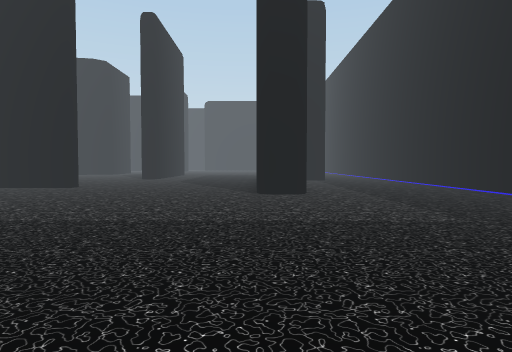
View 1 (above)

24 first-person views from a walk through a 3-D level made in the Unity game engine. The camera is 1.3 m above the floor, tilts 2° down and sees 75° across. The floor is counted in squares, 2 m on a side. Each view is taken from the middle of a square. On the plan, view 1 faces up. The plan holds only what a view shows up to about 10 squares ahead; the rest is blank. The place goes on beyond the plan. The player is left out. Some surface patterns are stand-ins.

View 2
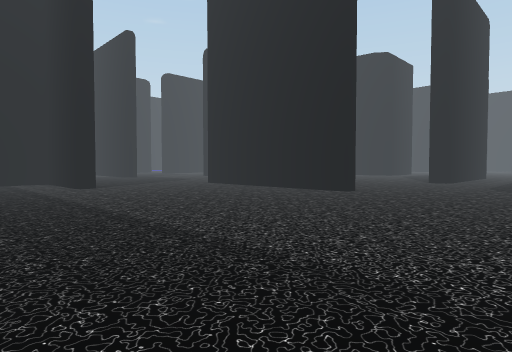

View 3
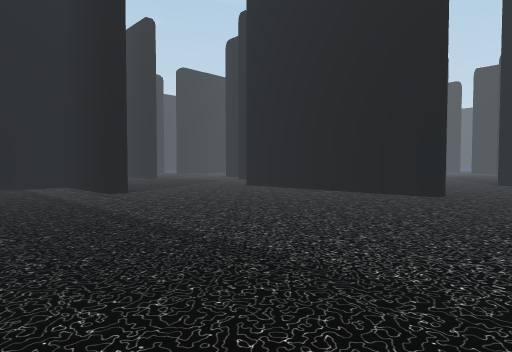

View 4
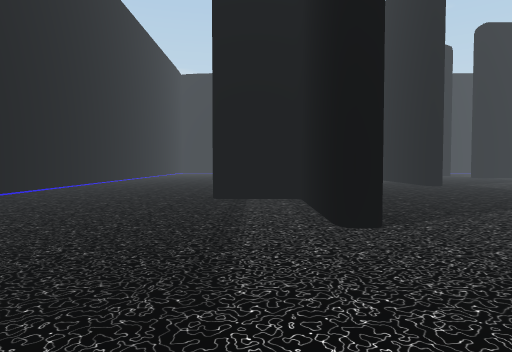

View 5
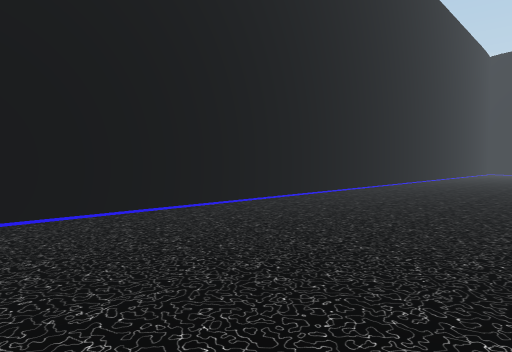

View 6
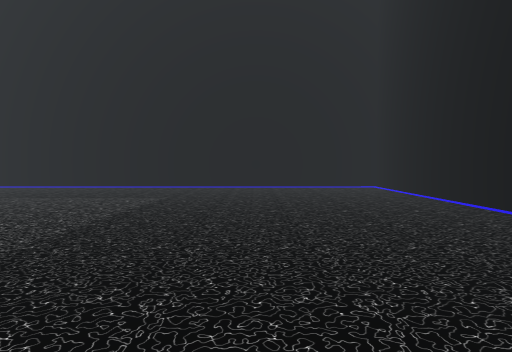

View 7
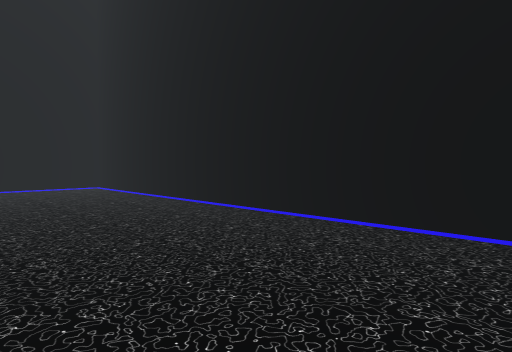

View 8
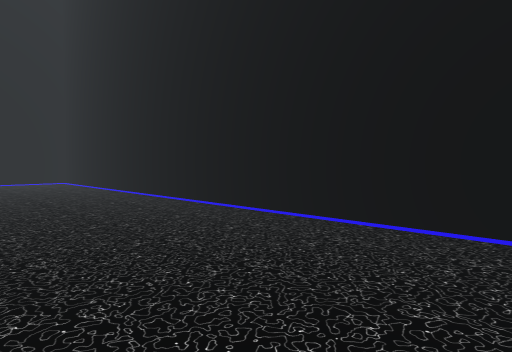

View 9
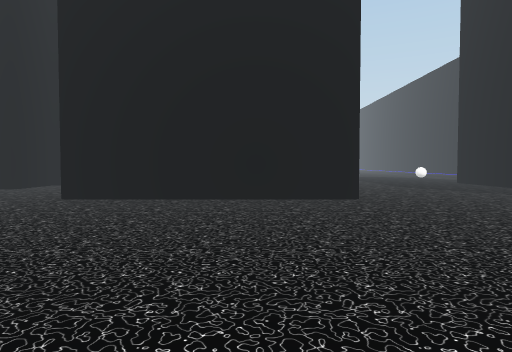

View 10
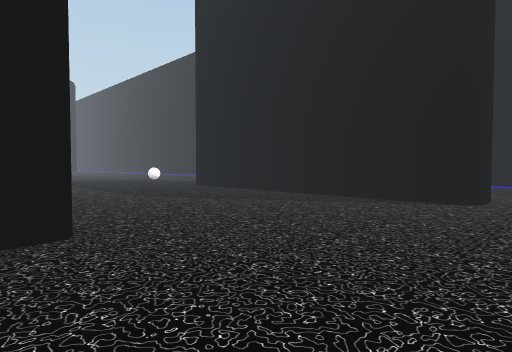

View 11
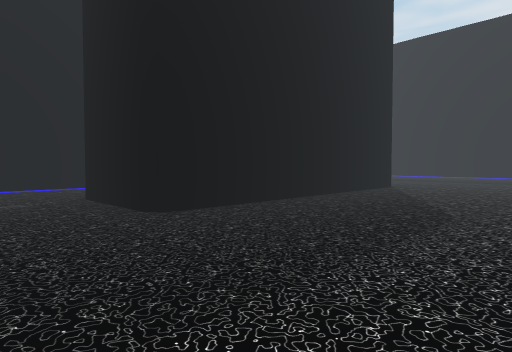

View 12
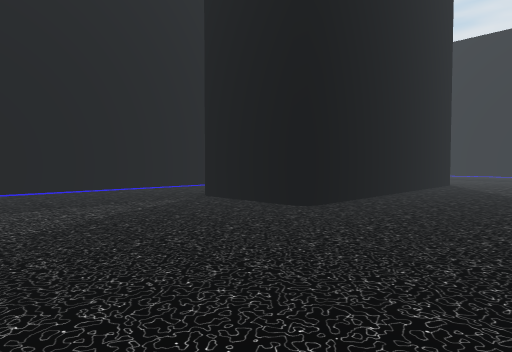

View 13
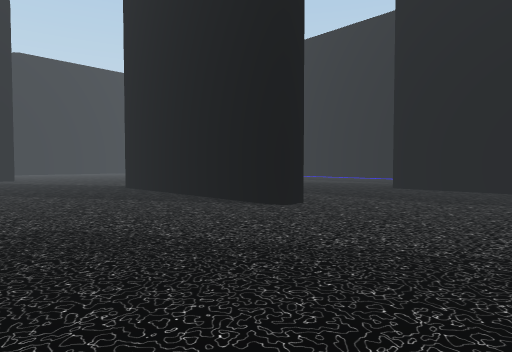

View 14
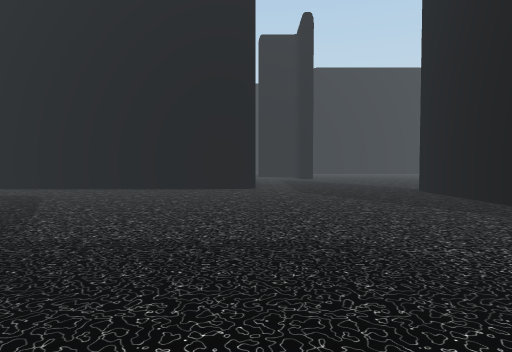

View 15
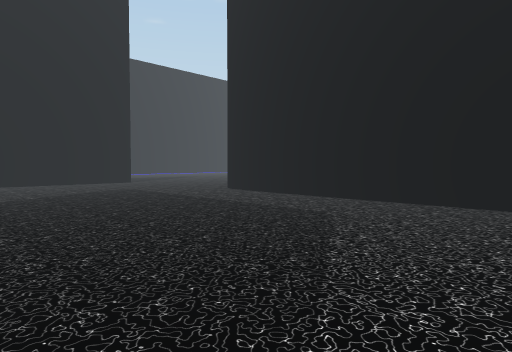

View 16
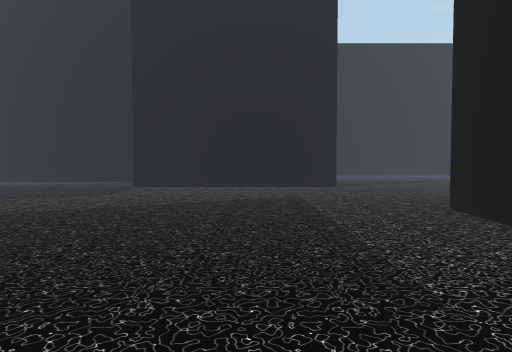

View 17
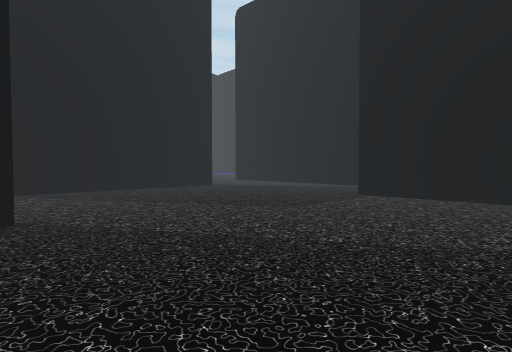

View 18
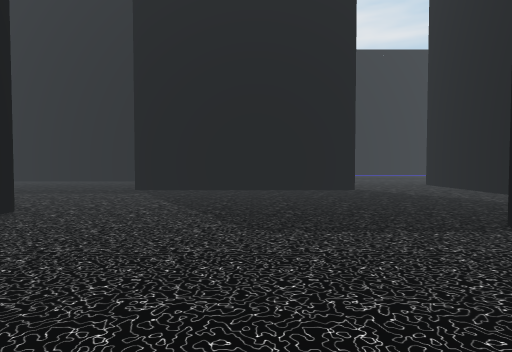

View 19
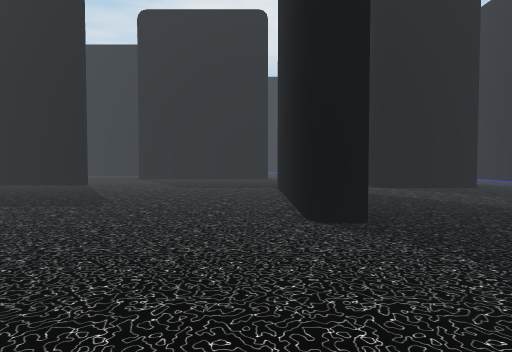

View 20
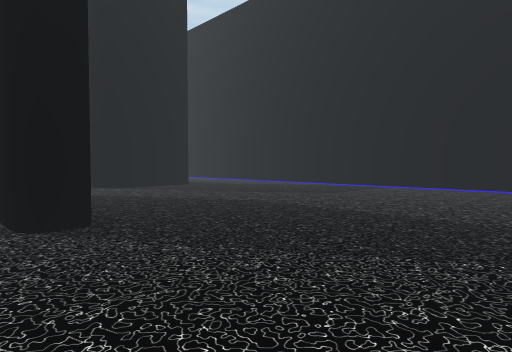

View 21
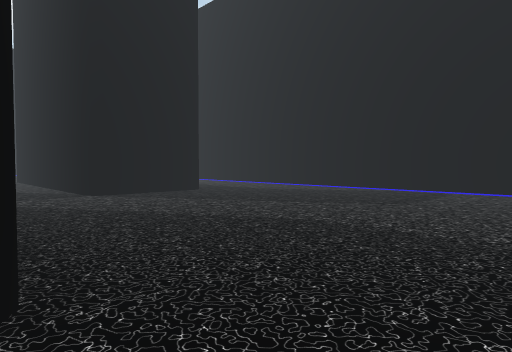

View 22
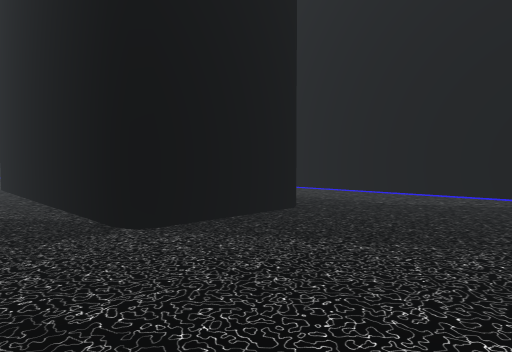

View 23
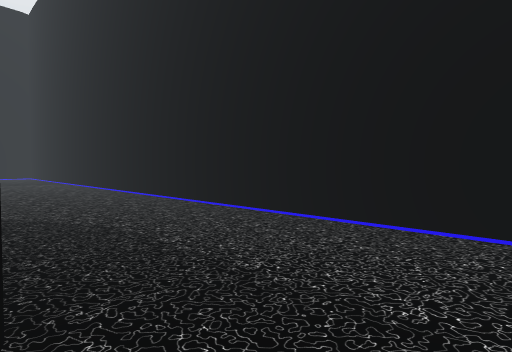

View 24
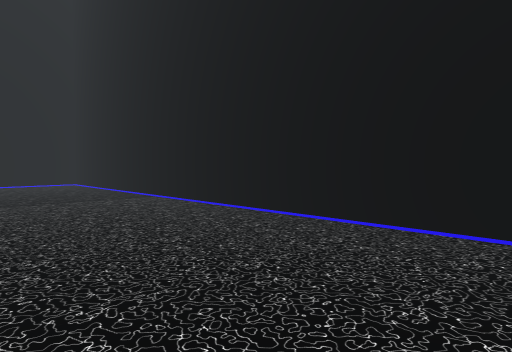

### Floor plan
Points are (right, up) in squares from view 1. A wall is a line through its corners. A room is listed if a view was taken in it or the views show most of it. See-through windows are left out.
Room 1 (views 1, 2, 3, 4, 5, 6, 7, 8, 9, 10, 24)
walls: (-10.6, 4.8) (-13.2, 4.8) (-13.2, 3.2); (-17, -1.3) (5.4, -1.3) (5.4, 10); (-5.2, 9.1) (-10.5, 9.1); (-25.4, 8.5) (-25.4, 7.5); (0, 7.5) (0, 8.5); (0.9, 7.2) (0.1, 7.2) (0, 7.7); (-30.9, -1.4) (-29.5, -1.4); (-31.3, 12.5) (-31.3, -0.9)
ways out: opening at (-30, 13.3) to room 2; opening at (-24, 9.3) to room 2; opening at (-13.8, 11.2) to room 2; opening at (-2.5, 9) to room 2; opening at (3.5, 13.2) to room 2
Room 2 (views 11, 12, 13, 14, 15, 16, 17, 18, 19, 20, 21, 22, 23)
walls: (-10.1, 20.7) (-17, 20.7); (-9.2, 20.8) (-10.2, 20.7); (-16.9, 20.7) (-17.8, 20.8); (-8.9, 21) (-9.4, 20.8); (-13.2, 13) (-13.2, 11.8); (-5, 14.8) (-5, 20); (-22.6, 20) (-22.6, 14.8); (-23.2, 20.4) (-22.8, 20.4); (-4.4, 14.4) (-4.9, 14.4); (-25.4, 14.6) (-25.4, 8.5); (-22.4, 9.6) (-17.1, 9.6); (0.2, 14.9) (2.6, 14.9); (-28, 14.9) (-25.6, 14.9); (0, 8.5) (0, 14.5); (-31.3, 22.9) (-31.3, 12.5); (5.4, 13.3) (5.4, 18)
ways out: opening at (-30, 13.3) to room 1; opening at (-24, 9.3) to room 1; opening at (-13.8, 11.2) to room 1; opening at (-2.5, 9) to room 1; opening at (3.5, 13.2) to room 1

Positions as (right, up) in squares from view 1, and headings:
1: (0, 0), facing up
2: (-1, 2), facing up-left
3: (-3, 2), facing up-left
4: (-7, 4), facing left
5: (-7, 3), facing down-left
6: (-4, 2), facing right
7: (-4, 2), facing down-right
8: (-7, 2), facing down-right
9: (-7, 3), facing up
10: (-6, 6), facing up-right
11: (-4, 17), facing down-right
12: (-3, 19), facing down-right
13: (-9, 11), facing up-right
14: (-9, 12), facing up
15: (-11, 15), facing up-left
16: (-13, 18), facing left
17: (-16, 18), facing down-left
18: (-20, 18), facing down
19: (-22, 24), facing down
20: (-22, 24), facing down-left
21: (-23, 22), facing down-left
22: (-24, 18), facing down-left
23: (-28, 16), facing down-left
24: (-28, 10), facing down-left
